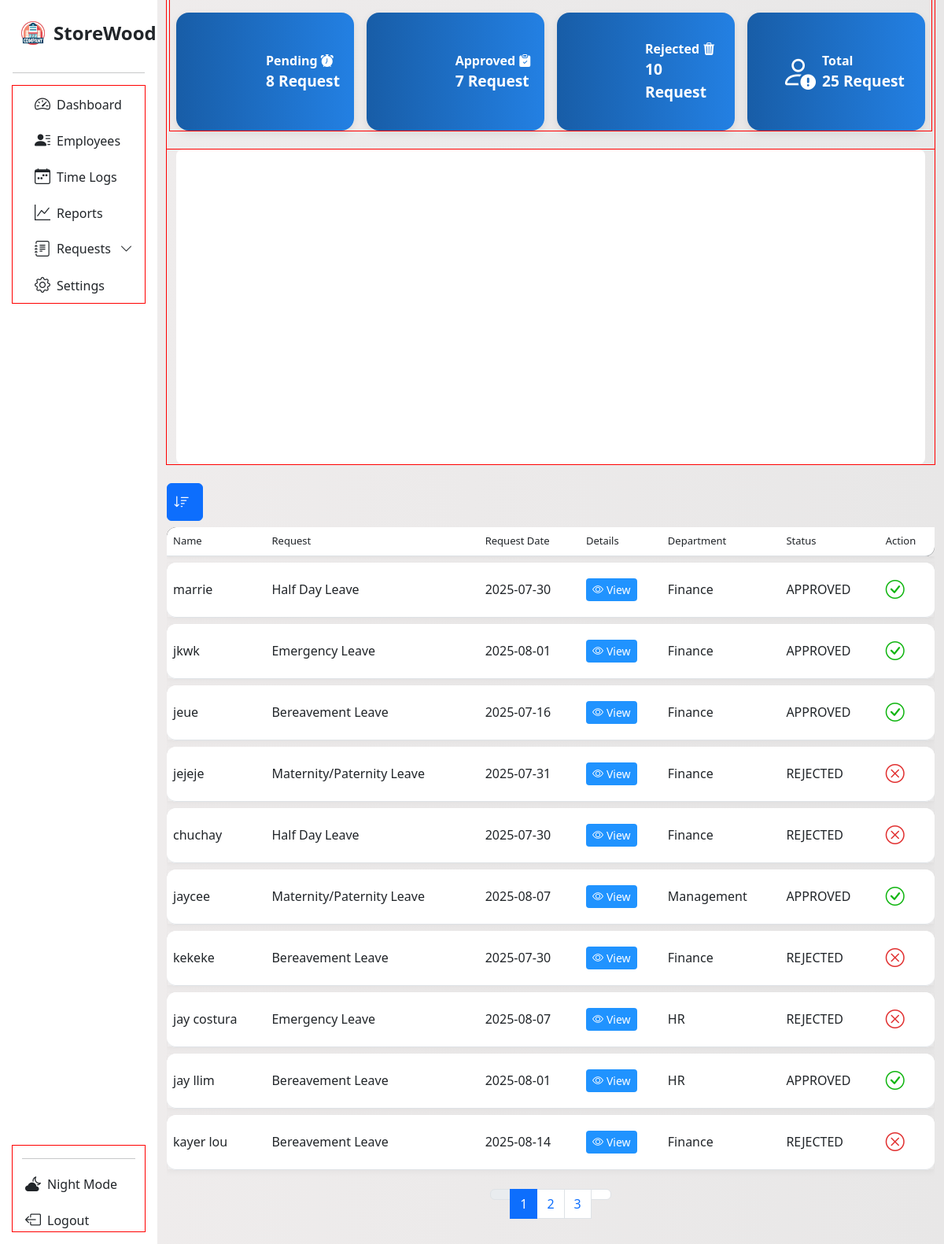
Page /request_page on the committed database.
### tables this page shows
CREATE TABLE request (
                    id INTEGER PRIMARY KEY AUTOINCREMENT,
                    request_id TEXT,
                    name TEXT,
                    request_type TEXT,
                    date TEXT,
                    details TEXT,
                    department TEXT,
                    status TEXT DEFAULT 'PENDING',
                    action TEXT, time, expiration_time, expiration_date);

### App/main.py (the view)
@app.route('/request_page', methods=['GET'])
def request_page():
    rows = []
    page = int(request.args.get('page', 1))
    per_page = 10
    offset = (page - 1) * per_page
    sort_by = request.args.get('sort_by', 'id')
    try:
        with sqlite3.connect(db.connect_request_table()) as req_con:
            df = pd.read_sql_query("SELECT * FROM request", req_con)
            if sort_by in df.columns:
                df = df.sort_values(by=sort_by, ascending=True)
            count_stats = df['status'].value_counts()
            pending = count_stats.get('PENDING', 0)
            approved = count_stats.get('APPROVED', 0)
            rejected = count_stats.get('REJECTED', 0)
            total_req = pending + approved + rejected
            record = {'pending': pending, 'approved': approved, 'rejected': rejected, 'total': total_req}
            paginated_df = df.iloc[offset:offset+per_page]
            for _, info in paginated_df.iterrows():
                row = {
                    'name': info['name'],
                    'request': info['request_type'],
                    'date': info['date'],
                    'details': info['details'],
                    'department': info['department'],
                    'status': info['status'],
                    'action': info['action'],
                    'req_id': info['request_id']
                }
                rows.append(row)
            total_rows = len(df)
            total_page = math.ceil(total_rows / per_page)
            data = get_requests_per_day()
    except sqlite3.OperationalError:
        print("We're having a trouble retrieving request page data. Please try again." )
        traceback.print_exc()
        rows = []
        record = {}
        total_page = 1
        page = 1
        data = {}
    return render_template('req_page.html', page='requests', subpage='new',
                           rows = rows, records = record, request_data = data,
                           total_pages = total_page, table_page = page)

### App/database.py (called while the page is built)
    def connect_request_table(self):
        return self.employee_leave_request

### App/main.py (called while the page is built)
def get_requests_per_day():
    data = defaultdict(int)
    with sqlite3.connect(db.connect_request_table()) as con:
        cur = con.cursor()
        cur.execute("SELECT date FROM request")
        fetch = cur.fetchall()
    for row in fetch:
        dates = row[0]
        try:
            date_object = datetime.strptime(dates, "%Y-%m-%d %H:%M:%S")
            only_date = date_object.date().isoformat()
            data[only_date] += 1
        except Exception as e:
            try:
                only_date = datetime.strptime(dates, "%Y-%m-%d").date().isoformat()
                data[only_date] += 1
            except Exception as e:
                print(f"Skipping invalid date: {dates}", e)
    chart_data = [{'x':date, 'y':count} for date, count in sorted(data.items())]
    return chart_data

### App/templates/req_page.html (shortened to what this page needs)
<!DOCTYPE html>
<html lang="en">
<head>
  <link rel="stylesheet" href="{{ url_for('static', filename='dash.css') }}">
  <link rel="stylesheet" href="{{ url_for('static', filename='request.css') }}">
  <link href="https://cdn.jsdelivr.net/npm/bootstrap-icons@1.11.3/font/bootstrap-icons.css" rel="stylesheet">
  <link href='https://unpkg.com/boxicons@2.1.4/css/boxicons.min.css' rel='stylesheet'>
  <link href="https://cdn.jsdelivr.net/npm/bootstrap@5.3.0/dist/css/bootstrap.min.css" rel="stylesheet">
</head>
<body>
<div class="container-fluid">
  <div class="row flex-nowrap">
<nav id="sidebarMenu" class="col-12 col-sm-4 col-md-3 col-lg-3 col-xl-2 bg-col px-0 position-sticky sticky-top">
  <div class="d-flex w-100 flex-column p-3 align-items-sm-start pt-4 h-100">
    <a href="/" class="d-flex align-items-center mb-3 text-dark text-decoration-none w-100 px-2">
      <img src="{{ url_for('static', filename='img/company.png') }}?v=2" alt="Logo" width="36" height="36" class="me-2">
      <span class="fs-4 fw-semibold">StoreWood</span>
    </a>
    <hr class="w-100">
    <ul class="nav nav-pills flex-column mb-auto w-100" id="menu">
      <div class="container con-li">
        <li class="nav-item">
          <a href="{{ url_for('management') }}" class="nav-link text-dark">
            <i class="bi bi-speedometer2 fs-5"></i><span class="ms-2">Dashboard</span>
          </a>
        </li>
        <li class="nav-item">
          <a class="nav-link text-dark" href="{{ url_for('sort_request') }}">
            <i class="bi bi-person-lines-fill fs-5"></i><span class="ms-2">Employees</span>
          </a>
        </li>
        <li>
          <a href="#" class="nav-link text-dark">
            <i class="bi bi-calendar-week fs-5"></i><span class="ms-2">Time Logs</span>
          </a>
        </li>
        <li>
          <a href="#" class="nav-link text-dark">
            <i class="fs-5 bi bi-graph-up"></i><span class="ms-2">Reports</span>
          </a>
        </li>
      <li class="nav-item">
        <a class="nav-link d-flex justify-content-between align-items-center text-dark"
          data-bs-toggle="collapse" href="#requestsSubMenu"  role="button"
          aria-expanded="false" aria-controls="requestsSubMenu">
          <span class="d-flex align-items-center gap-2 flex-grow-1">
            <i class="fs-5 bi bi-journal-text"></i>
            <span class="text-truncate">Requests</span>
          </span>
          <i class="bi bi-chevron-down arrow-icon ms-2"></i>
        </a>
      </li>
        <li>
          <a href="#" class="nav-link text-dark">
            <i class="fs-5 bi bi-gear"></i><span class="ms-2">Settings</span>
          </a>
        </li>
      </div>
    </ul>
    <div class="container mt-auto">
      <hr class="w-100">
      <a href="{{ url_for('admin_login') }}" class="nav-link text-dark mt-3">
        <i class="bi bi-cloud-moon-fill fs-5 ms-1"></i><span class="ms-2">Night Mode</span>
      </a>
      <a href="{{ url_for('admin_login') }}" class="nav-link text-dark mt-3">
        <i class="bi bi-box-arrow-left fs-5 ms-1"></i><span class="ms-2">Logout</span>
      </a>
    </div>
  </div>
</nav>
<div class="main-top-var col py-3 content">
<div class="container">
  <div class="row g-3 mb-4">
    <div class="col-xl-3 col-lg-6">
      <div class="d-flex align-items-center justify-content-center text-white p-3 rounded-4 stat-box h-100">
        <div class="stat-content">
          <div class="stat-title">Pending <i class="bi bi-alarm-fill"></i></div>
          <div class="stat-value">{{ records.pending }} Request</div>
        </div>
      </div>
    </div>
    <div class="col-xl-3 col-lg-6">
      <div class="d-flex align-items-center justify-content-center text-white p-3 rounded-4 stat-box h-100">
        <div class="stat-content">
          <div class="stat-title">Approved <i class="bi bi-clipboard-check-fill"></i></div>
          <div class="stat-value">{{ records.approved }} Request</div>
        </div>
      </div>
    </div>
    <div class="col-xl-3 col-lg-6">
      <div class="d-flex align-items-center justify-content-center text-white p-3 rounded-4 stat-box h-100">
        <div class="stat-content">
          <div class="stat-title">Rejected <i class="bi bi-trash3-fill"></i></div>
          <div class="stat-value">{{ records.rejected }} Request</div>
        </div>
      </div>
    </div>
    <div class="col-xl-3 col-lg-6">
      <div class="d-flex align-items-center justify-content-center text-white p-3 rounded-4 stat-box h-100">
        <div class="ms-3 d-flex align-items-center justify-content-center" style="font-size: 2.8rem;">
          <i class="bi bi-person-exclamation"></i>
        </div>
        <div class="flex-grow-0 ms-2">
          <div class="stat-title">Total</div>
          <div class="stat-value">{{ records.total }} Request</div>
        </div>
      </div>
    </div>
  </div>
  <div class="row mb-4">
    <div class="col-12">
      <div id="chart" class="w-100" data-requests='{{ request_data | tojson }}'></div>
    </div>
  </div>
</div>
<div>
  <div class="dropdown">
    <button class="btn btn-primary p-2 pe-3" type="button" title="Dropdown" id="sortDropdown" data-bs-toggle="dropdown" aria-expanded="false">
      <i class="bi bi-sort-down fs-5"></i>
    </button>
  </div>
</div>
    <div class="table-responsive">
      <table class="table display custom-table" id="myTable">
        <thead class="head bg-black">
          <tr>
            <th>Name</th>
            <th>Request</th>
            <th>Request Date</th>
            <th>Details</th>
            <th>Department</th>
            <th>Status</th>
            <th>Action</th>
          </tr>
        </thead>
        <tbody>
          {% for row in rows %}
          <tr>
            <td>{{row['name']}}</td>
            <td>{{row['request']}}</td>
            <td>{{row['date']}}</td>
            <td>
              <a href="/read_request/{{row['req_id']}}"
                class="btn btn-info btn-sm"
                style="background-color: rgb(32, 147, 255); border: transparent;">
                <span style="color: white;" class="d-flex flex-row">
                  <i class="bi bi-eye me-1"></i> View
                </span>
              </a>
            </td>
            <td>{{row['department']}}</td>
            <td>{{row['status']}}</td>
            {%if row['status'] == 'PENDING' %}
            <td>
              <div class="d-flex flex-row gap-2">
                <form method="POST" action="/update_status">
                  <input type="hidden" name="request_id" value="{{ row.req_id }}">
                  <input type="hidden" name="new_status" value="APPROVED">
                  <button type="submit" class="btn btn-success btn-sm">Approve</button>
                </form>
                <form method="POST" action="/update_status">
                  <input type="hidden" name="request_id" value="{{ row.req_id }}">
                  <input type="hidden" name="new_status" value="REJECTED">
                  <button type="submit" class="btn btn-danger btn-sm">Reject</button>
                </form>
              </div>
            </td>
          {% else %}
            <td>
              <div class="d-flex flex-row gap-2">
                {% if row['status'] == 'APPROVED' %}
                  <i class="bi bi-check-circle fs-4" style="color: rgb(15, 181, 15);"></i>
                {% elif row['status'] == 'REJECTED' %}
                  <i class="bi bi-x-circle fs-4" style="color: rgb(225, 48, 48);"></i>
                {% endif %}
                </div>
            </td>
            {% endif %}
          </tr>
        </tbody>
        {% endfor %}
      </table>
    </div>
      <div class="w-100 d-flex justify-content-center gap-1">
        <nav aria-label="Page navigation">
          <ul class="pagination">
            <li class="page-item {% if table_page == 1 %}disabled{% endif %} arrow-head">
              <a class="page-link" href="?page={{ table_page - 1 }}" aria-label="Previous">
              </a>
            </li>
            {% for page_num in range(1, total_pages + 1) %}
            <li class="page-item {% if page_num == table_page %}active{% endif %}">
              <a class="page-link" href="?page={{ page_num }}">{{ page_num }}</a>
            </li>
            {% endfor %}
            <li class="page-item {% if table_page == total_pages %}disabled{% endif %} arrow-head">
              <a class="page-link" href="?page={{ table_page + 1 }}" aria-label="Next">
              </a>
            </li>
        </ul>
      </nav>
    </div>
  </div>
</div>
</body>
</html>

### App/static/dash.css (style rules this page uses)
* { scrollbar-width: none; }
body { background: linear-gradient(to right, #f0eded, #e8e7e7); overflow: hidden; scrollbar-width: none; height: 100%; }
*, *::before, *::after { box-sizing: border-box; }
.bg-col { background-color: rgb(255, 255, 255) !important; }
.dropdown { width: 100%; z-index: 100; }
.custom-table { border-collapse: separate !important; border-spacing: 0 6px; height: 30px; border-radius: 10px; overflow-y: scroll; }
.custom-table tbody tr td, .custom-table tbody tr th { height: 70px; vertical-align: middle; }
.custom-table tbody tr { background-color: #fff; box-shadow: 0 2px 8px rgba(0, 0, 0, 0.05); }
.custom-table tbody tr td:first-child, .custom-table tbody tr th:first-child { border-top-left-radius: 12px; border-bottom-left-radius: 12px; }
.custom-table tbody tr td:last-child { border-top-right-radius: 12px; border-bottom-right-radius: 12px; }
.custom-table thead th:first-child { border-top-left-radius: 12px; }
.custom-table thead th:last-child { border-bottom-right-radius: 12px; }
thead.head th { font-size: small; font-weight: 500; }
.bg-col { background-color: white; }
.bg-col ul li { min-width: 140px; max-width: 100%; width: auto; }
#sidebarMenu { height: 100vh; overflow-y: scroll; overflow-x: hidden; position: sticky; top: 0; scrollbar-width: none; -ms-overflow-style: none; }
main, .container, .row, .col { outline: 1px solid red; }
#sortDropdown i { font-size: 20px; }
.stat-box { height: 100%; min-height: 100px; box-shadow: 0 4px 12px rgba(0, 0, 0, 0.08); }
.main-top-var { height: 100vh; overflow-y: auto; }
.arrow-icon { transition: transform 0.3s ease; display: inline-block; position: relative; width: 1.2em; text-align: center; }
.arrow-icon::before { content: ''; display: inline-block; width: 0; }

### App/static/request.css (style rules this page uses)
.stat-box { min-height: 150px; }
.stat-content { display: flex; flex-direction: column; justify-content: center; }
.stat-title { font-size: 1.1rem; font-weight: 600; }
.stat-value { font-size: 1.3rem; font-weight: bold; }
.stat-box { background: linear-gradient(to right,rgb(24, 93, 167),rgb(35, 128, 227) ) ; }
#chart { width: 100%; min-height: 400px; background-color: white; border-radius: 8px; }
.stat-box { background-color: #4e73df; }
.stat-title { font-weight: 600; font-size: 1rem; }
.stat-value { font-size: 1.2rem; }
.head { white-space: nowrap; }
.custom-table { border-collapse: separate; border-spacing: 0 8px; }
.custom-table thead tr { box-shadow: 0 2px 4px rgba(0, 0, 0, 0.05); }

### rows in the picture
request: name "marrie", request "Half Day Leave", date "2025-07-30", department "Finance", status "APPROVED"
request: name "jkwk", request "Emergency Leave", date "2025-08-01", department "Finance", status "APPROVED"
request: name "jeue", request "Bereavement Leave", date "2025-07-16", department "Finance", status "APPROVED"
request: name "jejeje", request "Maternity/Paternity Leave", date "2025-07-31", department "Finance", status "REJECTED"
request: name "chuchay", request "Half Day Leave", date "2025-07-30", department "Finance", status "REJECTED"
request: name "jaycee", request "Maternity/Paternity Leave", date "2025-08-07", department "Management", status "APPROVED"
request: name "kekeke", request "Bereavement Leave", date "2025-07-30", department "Finance", status "REJECTED"
request: name "jay costura", request "Emergency Leave", date "2025-08-07", department "HR", status "REJECTED"
request: name "jay llim", request "Bereavement Leave", date "2025-08-01", department "HR", status "APPROVED"
request: name "kayer lou", request "Bereavement Leave", date "2025-08-14", department "Finance", status "REJECTED"

### other values in the picture
{{ records.pending }} "8"
{{ records.approved }} "7"
{{ records.rejected }} "10"
{{ records.total }} "25"
{{ page_num }} "1" "2" "3"
